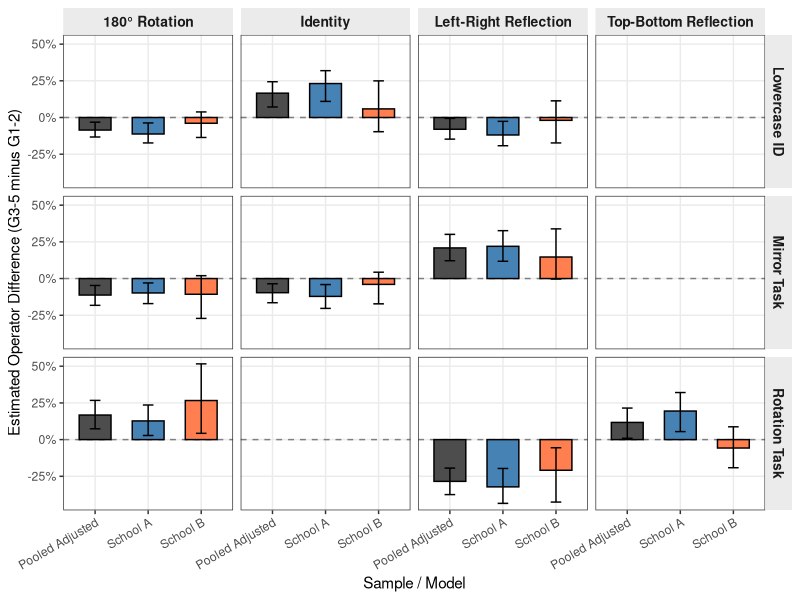
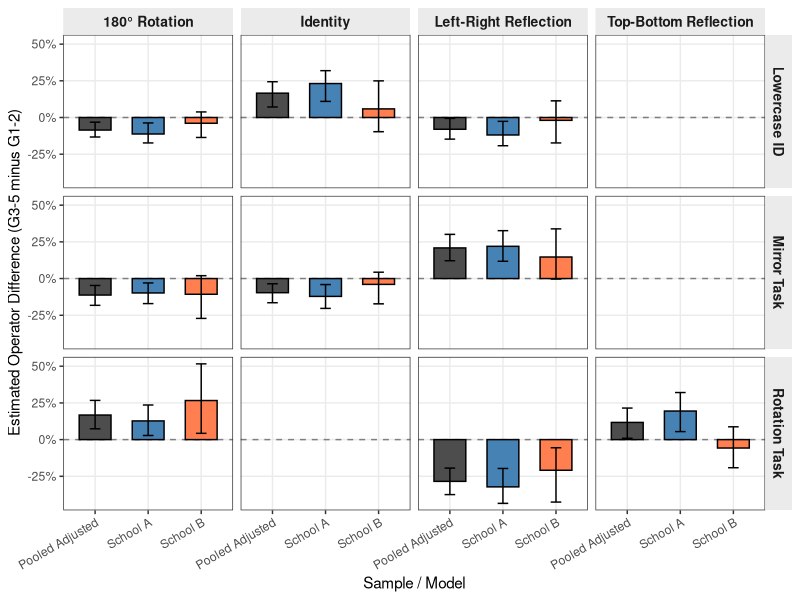

Source code (R) for these figures, in order:
options(stringsAsFactors = FALSE, warn = 1)
suppressPackageStartupMessages({
  library(readr)
  library(dplyr)
  library(ggplot2)
})

theme_set(theme_bw(base_size = 11) + theme(
  panel.grid.minor = element_blank(),
  strip.background = element_rect(fill = "gray92", color = NA),
  strip.text = element_text(face = "bold", size = 10),
  legend.position = "bottom"
))

cat("Generating Figure S3...
")
df <- read_csv("data/figureS3_school_contrasts.csv", show_col_types = FALSE)

df <- df %>% mutate(
  task_label = case_when(
    task == "lowercase_identification" ~ "Lowercase ID",
    task == "mirror" ~ "Mirror Task",
    task == "rotation" ~ "Rotation Task"
  ),
  operator_label = case_when(
    response_operator == "identity" ~ "Identity",
    response_operator == "left_right_reflection" ~ "Left-Right Reflection",
    response_operator == "top_bottom_reflection" ~ "Top-Bottom Reflection",
    response_operator == "rotation_180" ~ "180° Rotation"
  )
)

# Convert factor for correct ordering
df$school_sample <- factor(df$school_sample, levels = c("Pooled Adjusted", "School A", "School B"))

p_s3 <- ggplot(df, aes(x = school_sample, y = estimate, fill = school_sample)) +
  geom_hline(yintercept = 0, linetype = "dashed", color = "gray50") +
  geom_col(width = 0.6, color = "black", show.legend = FALSE) +
  geom_errorbar(aes(ymin = ci_lower, ymax = ci_upper), width = 0.2) +
  facet_grid(task_label ~ operator_label) +
  scale_y_continuous(labels = scales::percent_format(accuracy = 1)) +
  scale_fill_manual(values = c("Pooled Adjusted" = "gray30", "School A" = "steelblue", "School B" = "coral")) +
  labs(
    x = "Sample / Model",
    y = "Estimated Operator Difference (G3-5 minus G1-2)"
  ) +
  theme(
    axis.text.x = element_text(angle = 30, hjust = 1)
  )

ggsave("figures/Figure_S3.pdf", p_s3, width = 8.5, height = 6)
ggsave("figures/Figure_S3.png", p_s3, width = 8.5, height = 6, dpi = 300)
